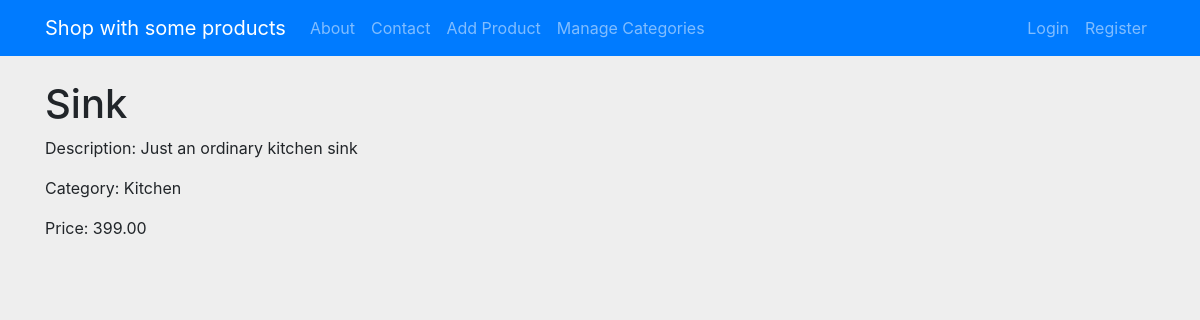
Screenshot of /product/19/ with the database file from the repository.
### products/models.py (models this page shows, shortened)
class Product(models.Model):
    name = models.CharField(max_length=100)
    description = models.TextField()
    product_category = models.ForeignKey(Category, null=True, on_delete=models.SET_NULL)
    price = models.DecimalField(max_digits=5, decimal_places=2)
    image = models.ImageField(default='products_images/default.jpg', upload_to='products_images', null=True, blank=True)

class Category(models.Model):
    name = models.CharField(max_length=100)
    def __str__(self):
        return self.name

### products/views.py (the view)
# urls.py: path('product/<int:pk>/', ProductDetailView.as_view(template_name='products/product_detail.html'), name='product_detail'),
class ProductDetailView(DetailView):
    model = Product

### products/templates/products/product_detail.html
{% extends 'products/main.html' %}
{% block content %}
    <h1>{{ object.name }}</h1>
    <p>Description: {{ object.description }}</p>
    <p>Category: {{ object.product_category }}</p>
    <p>Price: {{ object.price }}</p>
{% endblock %}

### products/static/css/main.css (style rules this page uses)
body { background-color: #EEEEEE; }

### rows the page displays
Product: name "Sink", description "Just an ordinary kitchen sink", product_category "Kitchen", price "399.00"
